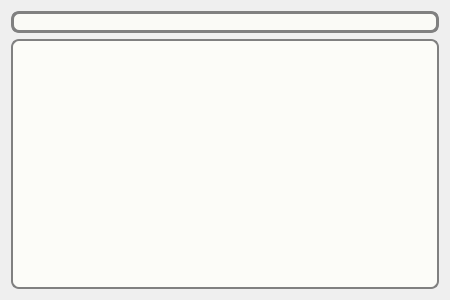
<?xml version="1.0" encoding="UTF-8"?>
<ui version="4.0">
 <class>VerticalFileSwitcher</class>
 <widget class="QWidget" name="VerticalFileSwitcher">
  <property name="geometry">
   <rect>
    <x>0</x>
    <y>0</y>
    <width>450</width>
    <height>300</height>
   </rect>
  </property>
  <property name="windowTitle">
   <string notr="true">Switch File</string>
  </property>
  <property name="styleSheet">
   <string notr="true"/>
  </property>
  <layout class="QVBoxLayout" name="verticalLayout">
   <item>
    <widget class="ClearLineEdit" name="switcherLineEdit">
     <property name="styleSheet">
      <string notr="true">border: 3px solid gray;
border-radius: 8px;
padding-right: 3px;
background: rgba(255, 255, 250, 180);
color: black;</string>
     </property>
    </widget>
   </item>
   <item>
    <widget class="QListWidget" name="switcherList">
     <property name="styleSheet">
      <string notr="true">border: 2px solid gray;
border-radius: 8px;
padding: 1 1px;
background: rgba(255, 255, 250, 200);
</string>
     </property>
    </widget>
   </item>
  </layout>
 </widget>
 <customwidgets>
  <customwidget>
   <class>ClearLineEdit</class>
   <extends>QLineEdit</extends>
   <header location="global">ClearLineEdit.h</header>
  </customwidget>
 </customwidgets>
 <resources/>
 <connections/>
</ui>
